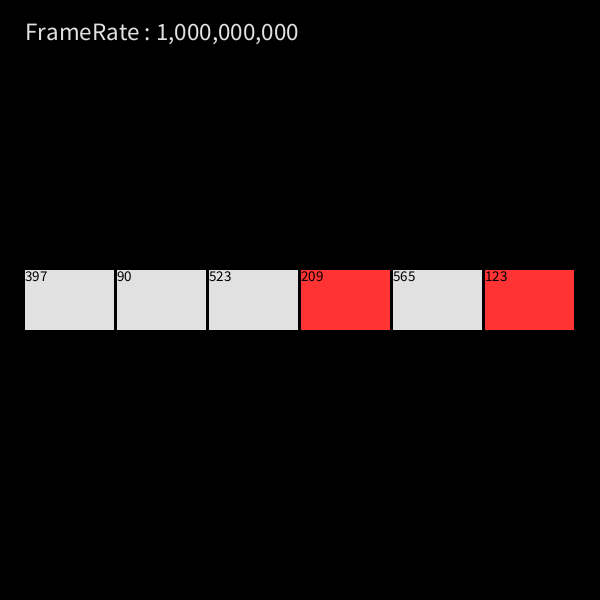
Frame 1 (no input)
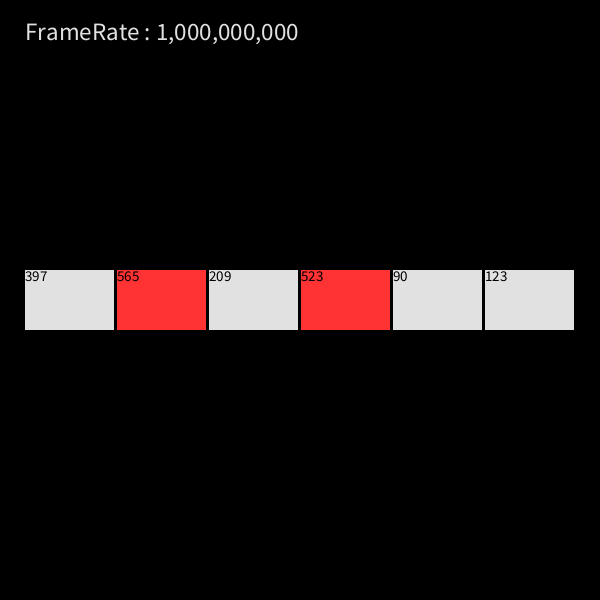
Frame 60 (the mouse pressed at the canvas centre just before this capture)
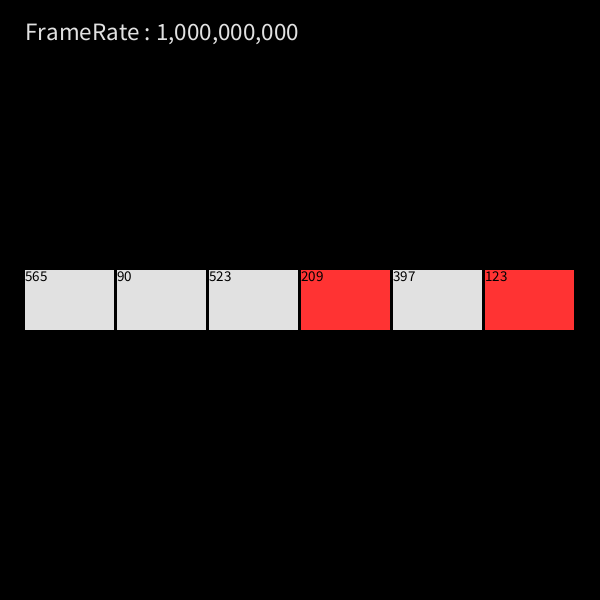
Frame 120 (the mouse held since frame 60 and released just before this capture)

The Processing sketch that drew these frames (run headless with seeded random() and noise(); from frame 60 on, the mouse is pressed at the canvas centre):

// Processing sketch: BogoSortSmall
// ── BogoSortSmall.pde
//======================================SMALL BOGO SORT==========================================
// Welcome! In here, you will find a small scale bogo sort visualization. 
//------------------------------------ORIGINAL SORT CODE----------------------------------------------
/*

private boolean isSorted(int[] i) {
    for(int x = 0; x < i.length - 1; ++x) {
      if(i[x] > i[x+1]) {
        return false;
      }
    }
    return true;
  }


public RandomSort(int[] i) {
    int counter = 0;
    System.out.println("I'll sort " + i.length + " elements...");
    while(!isSorted(i)) {
      shuffle(i);
      counter++;
    }
    System.out.println("Solution found! (shuffled " + counter + " times)");
    print(i);
  }
  
  private void shuffle(int[] i) {
    for(int x = 0; x < i.length; ++x) {
      int index1 = (int) (Math.random() * i.length),
        index2 = (int) (Math.random() * i.length);
      int a = i[index1];
      i[index1] = i[index2];
      i[index2] = a;
    }
  }

*/
//----------------------------------------------------------------------------------------------------

int[] arr; //the array 
float boxWidth;
float boxHeight;
int firstBox;
int secondBox;
int arrSize;
int i; //current index 
boolean swapping;

void setup() {

  noStroke();
  firstBox = 0; 
  secondBox = 0;
  swapping = false;
  frameRate(1000000000);
  background(0);
  fill(225);
   textSize(25);
  text("FrameRate : 1,000,000,000", 25, 40);
  size(600, 600);
  arrSize = (int) ((Math.random() * 5) + 6);
  boxWidth = (width - (50 + 2*arrSize)) / arrSize;
  boxHeight = height/10;
  System.out.println("array size = " + arrSize);
  // ---------------- arr is populated -------------------------
  
  arr = new int[arrSize];
  for (int i =0; i < arrSize; i++) {
    int toAdd = (int)(Math.random() * width);
    arr[i] = toAdd;
    fill(225);
    rect(25 + boxWidth*i + i*3, height/2 - boxHeight/2, boxWidth, boxHeight);
    fill(0);
    textSize(15);
    text(Integer.toString(toAdd), 25 + boxWidth*i + i*3, height/2 - boxHeight/2, boxWidth, boxHeight);
  }
  i = 0;
}


 private boolean sorted(int[] arr) {
    for(int i = 0; i < arrSize - 1; i++) {
      if(arr[i] > arr[i+1]) {
        return false;
      }
    }
    return true;
  }
 


void draw() {

  //---------------------------sorting--------------------------------------------------------------------------

  if (!(sorted(arr))) {
      if (i < arrSize){
      if (i < arrSize && !swapping){
      int index1 = (int) (Math.random() * arrSize);
      int index2 = (int) (Math.random() * arrSize);
      firstBox = index1;
      secondBox = index2;
      int a = arr[index1];
      arr[index1] = arr[index2];
      arr[index2] = a;
      swapping = true;
      }
      }
  }
      


      //-----------------------------------------SWAP----------------------------------------------------------
      // when two values are being swapped, they are colored violet 
      if (swapping) {
        fill(225, 139, 225);
        rect(25 + boxWidth*firstBox + firstBox*3, height/2 - boxHeight/2, boxWidth, boxHeight);
        fill(0);
        //text 
        text(Integer.toString(arr[firstBox]), 25 + boxWidth*firstBox + firstBox*3, height/2 - boxHeight/2, boxWidth, boxHeight);
        fill(225, 139, 225);
        rect(25 + boxWidth*secondBox + secondBox*3, height/2 - boxHeight/2, boxWidth, boxHeight);
        //text
        fill(0);
        text(Integer.toString(arr[secondBox]), 25 + boxWidth*secondBox + secondBox*3, height/2 - boxHeight/2, boxWidth, boxHeight);
        swapping = false;
      } // ends swapping
      //------------------------------------------------------------------------------------------------------ 

      //This excerpt colors the  array a different color to indicate that it is sorted

     if (sorted(arr)){
      
      for (int i = 0; i < arrSize; i++) {
        fill(171, 139, 252);
        rect(25 + boxWidth*i + i*3, height/2 - boxHeight/2, boxWidth, boxHeight);
        fill(0);
        text(Integer.toString(arr[i]), 25 + boxWidth*i + i*3, height/2 - boxHeight/2, boxWidth, boxHeight);
      } // ends loop
    }
   
      
      else{
      
      for (int i = 0; i < arrSize; i++) {

         if ( i == firstBox || i == secondBox){
          fill(255, 51, 51);
        }
        else {
        fill(225);
        }
        rect(25 + boxWidth*i + i*3, height/2 - boxHeight/2, boxWidth, boxHeight);
        fill(0);
        text(Integer.toString(arr[i]), 25 + boxWidth*i + i*3, height/2 - boxHeight/2, boxWidth, boxHeight);
      } // ends loop
      } 
  } // end of draw()




  void keyPressed() {
    if (keyCode == 'r' || keyCode == 'R') {
      setup();
    }
  }
